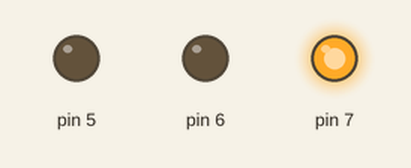
The sketch below on a simulated Arduino Uno, built with avr-gcc and run on an emulated ATmega328P. Shown: output pins drawn as LEDs (lit = HIGH).

Above: at 2.5 s.
At 6.0 s:
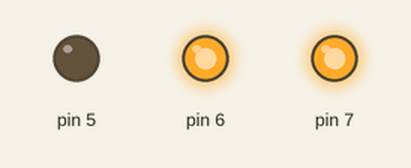
At 9.5 s:
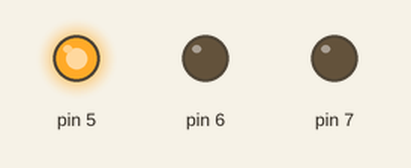
At 13.0 s:
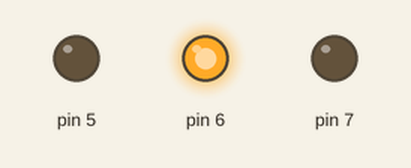
Timing chart, 0 to 18.2 s (numbered marks = the images above):
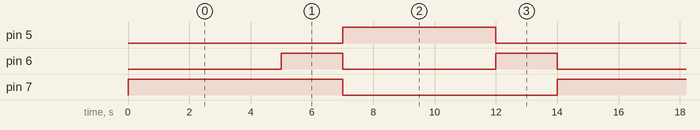

The sketch:

traffic3.ino
```cpp
// C++ code
//
void setup()
{
  pinMode(7, OUTPUT);
  pinMode(6, OUTPUT);
  pinMode(5, OUTPUT);
}

void loop()
{
  digitalWrite(7, HIGH);
  digitalWrite(6, LOW);
  digitalWrite(5, LOW);
  delay(5000); // Wait for 5000 millisecond(s)
  digitalWrite(7, HIGH);
  digitalWrite(6, HIGH);
  digitalWrite(5, LOW);
  delay(2000); // Wait for 2000 millisecond(s)
  digitalWrite(7, LOW);
  digitalWrite(6, LOW);
  digitalWrite(5, HIGH);
  delay(5000); // Wait for 5000 millisecond(s)
  digitalWrite(7, LOW);
  digitalWrite(6, HIGH);
  digitalWrite(5, LOW);
  delay(2000); // Wait for 2000 millisecond(s)
}
```

Measured:
- by itself, pin 5: alternates HIGH for 5.0 s and LOW for 9.0 s
- by itself, pin 6: alternates HIGH for 2.0 s and LOW for 5.0 s
- by itself, pin 7: alternates HIGH for 7.0 s and LOW for 7.0 s
